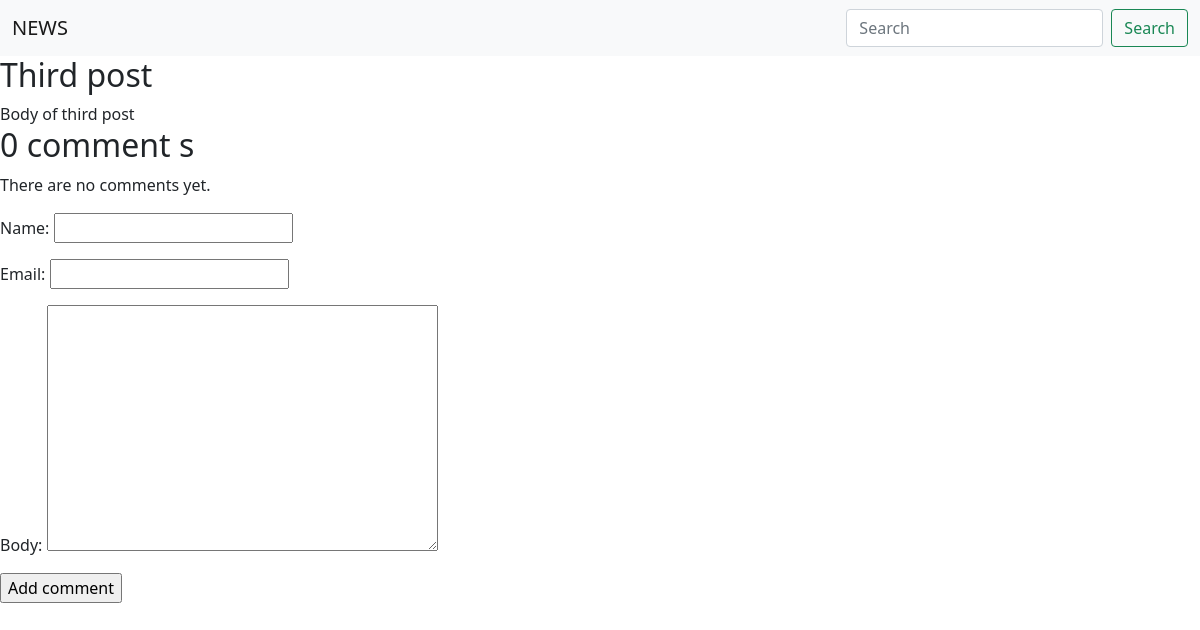
/posts/4/, run on an earlier commit of the app's database.
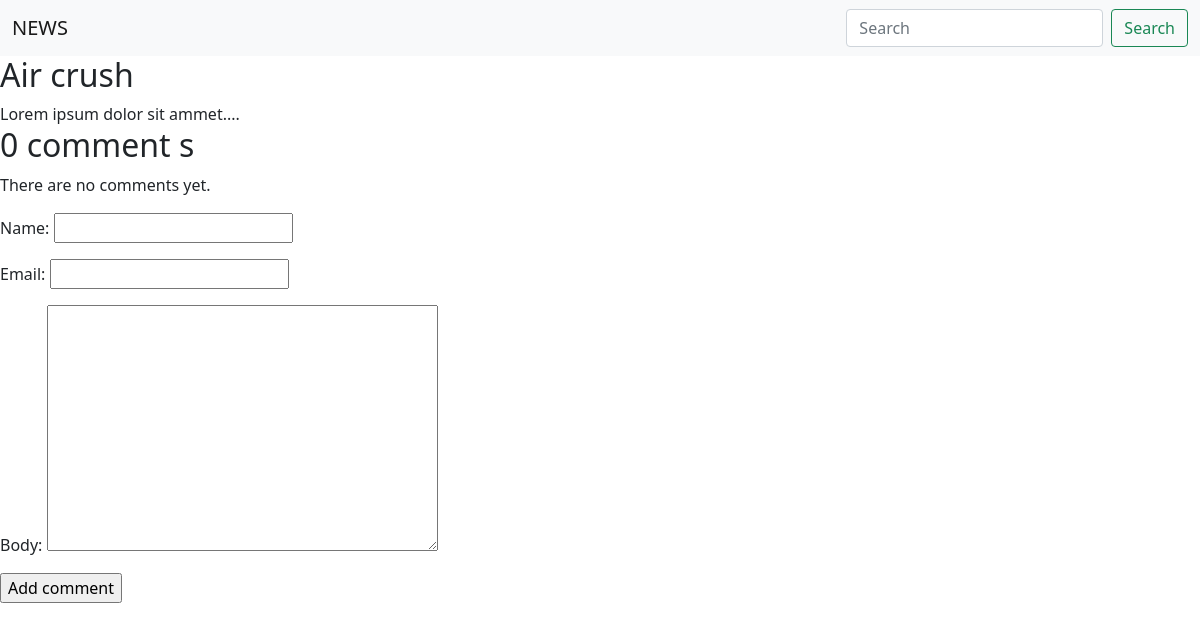
And on a later commit of the database.
### posts/models.py (models this page shows, shortened)
class Post(models.Model):
    author = models.ForeignKey(User, on_delete=models.SET_NULL, null=True, related_name='posts')
    title = models.CharField(max_length=128)
    body = models.TextField()
    published_date = models.DateField(auto_now_add=True)
    class Meta:
        verbose_name = 'Пост'
        verbose_name_plural = 'Посты'
        ordering = ['-id', ]

### posts/views.py (the view)
# urls.py: path('<int:id>/', post_detail_view, name='post_detail_url'),
def post_detail_view(request, id):
    post = get_object_or_404(Post, id=id)
    comments = post.comments.filter(active=True)
    if request.method == 'POST':
        comment_form = CommentForm(request.POST)
        if comment_form.is_valid():
            new_comment = comment_form.save(commit=False)
            new_comment.post = post
            new_comment.save()
            return render(request, 'posts/post_detail.html',
                          {'post': post,
                           'comments': comments,
                           'comment_form': comment_form,
                           'new_comment': new_comment})
    else:
        comment_form = CommentForm()
        return render(request, 'posts/post_detail.html',
                      {'post': post,
                       'comments': comments,
                       'comment_form': comment_form},
                      )

### posts/forms.py
class SearchForm(forms.Form):
    search_param = forms.CharField(widget=forms.TextInput(attrs={'class': "form-control me-2", 'type': 'search', 'placeholder': "Search", 'aria-label': "Search"}))

### comments/forms.py
class CommentForm(forms.ModelForm):
    class Meta:
        model = Comment
        fields = ['name',
                  'email',
                  'body',
                  ]
    widgets = {
        'name': forms.TextInput(attrs={'class': 'form-control'}),
        'email': forms.TextInput(attrs={'class': 'form-control'}),
        'body': forms.Textarea(attrs={'class': 'form-control'}),
    }

### posts/forms.py (called while the page is built)
def add_search_form(request):
    return {'search_form': SearchForm()}

### templates/posts/post_detail.html (shortened to what this page needs)
{% extends 'base.html' %}
{% block content %}
    <h2>{{post.title}}</h2>
    <div>{{post.body}}</div>
    {% with comments.count as total_comments %}
        <h2>
            {{ total_comments }} comment {{ total_comments|pluralize }}
        </h2>
    {% endwith %}
    {% for comment in comments %}
        <div class="comment">
            <p class="info">
                Comment {{ forloop.counter }} by {{ comment.name }}
                {{ comment.created }}
            </p>
        </div>
    {% empty %}
        <p>
            There are no comments yet.
        </p>
    {% endfor %}
    {% if new_comment %}
    <h2>
        Your comment has been added.
    </h2>
    <form action="." method="post">
        {{ comment_form.as_p }}
        {% csrf_token %}
        <p>
            <input type="submit" value="Add comment">
        </p>
    </form>
    {% else %}
    <form action="." method="post">
        {{ comment_form.as_p }}
        <p>
            <input type="submit" value="Add comment">
        </p>
    </form>
    {% endif %}
{% endblock %}

What changed in the data, as far as the page shows it:
changed Post: title "Third post" → "Air crush"; body "Body of third post" → "Lorem ipsum dolor sit ammet...."
